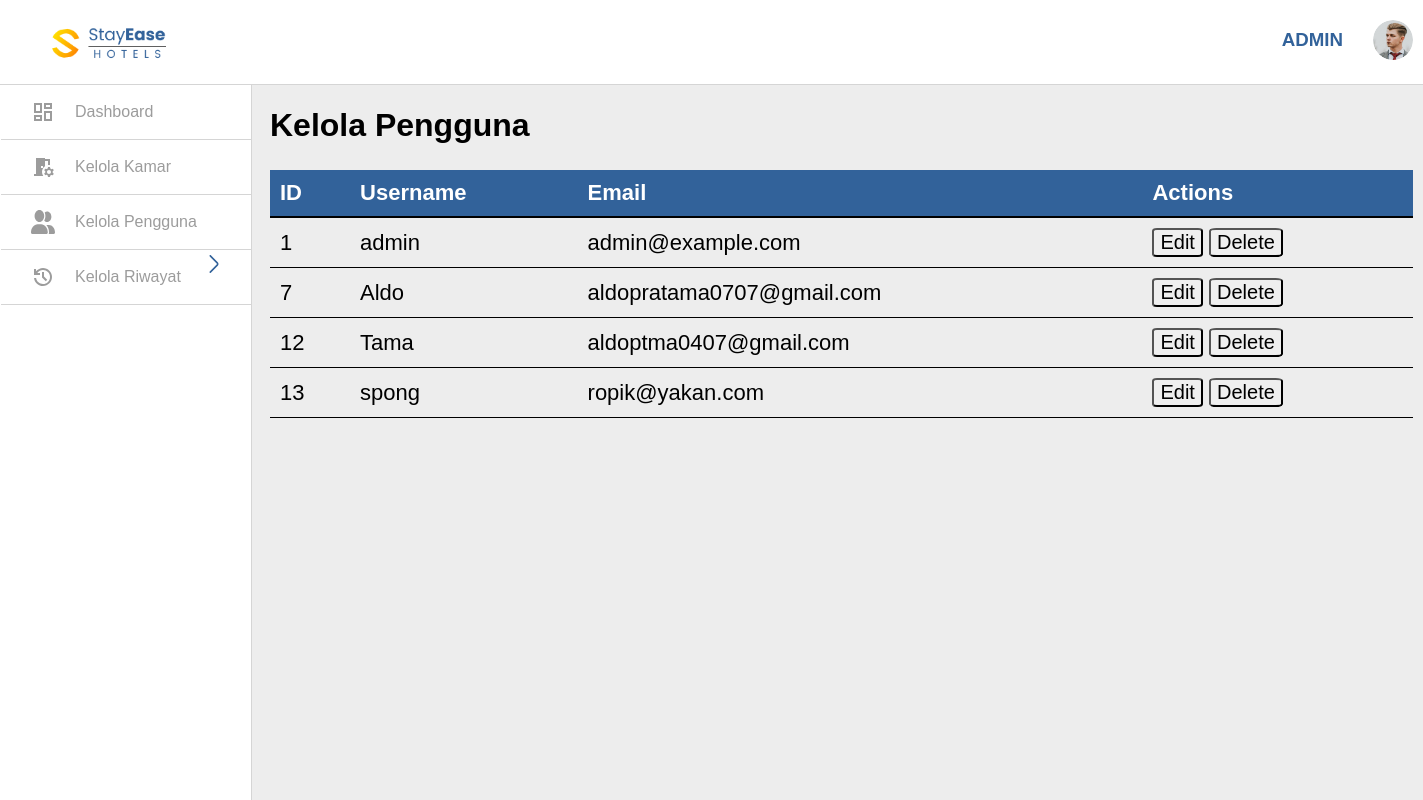
Page /php/manage_users.php (signed in) on the committed database.
### tables this page shows
CREATE TABLE `users` (
  `id` int(11) NOT NULL,
  `first_name` varchar(50) NOT NULL,
  `last_name` varchar(50) NOT NULL,
  `username` varchar(50) NOT NULL,
  `mobile_phone` varchar(20) NOT NULL,
  `email` varchar(100) NOT NULL,
  `birth_date` date NOT NULL,
  `password` varchar(255) NOT NULL,
  `is_admin` tinyint(1) DEFAULT 0
);

### php/manage_users.php (the view, shortened to what this page needs)
<?php
include('Koneksi.php');
$users = $conn->query("SELECT * FROM users");
?>
<!DOCTYPE html>
<html lang="en">
<head>
<link rel="stylesheet" type="text/css" href="../CSS/manage_users.css">
</head>
<body>
    <header>
        <nav>
            <img src="../IMG/Logo.png" alt="Logo">
            <ul>
                <li><h3>ADMIN</h3></li>
                <li><img src="../IMG/Photo by Grigore Ricky.png" alt="Profile Picture" class="profile-pic"></li>
            </ul>
        </nav>
    </header>
    <div class="sidebar">
        <a href="dashboard.php"><img src="../IMG/material-symbols_dashboard-outline.svg" alt="Dashboard">Dashboard</a>
        <a href="manage_room.php"><img src="../IMG/ic_baseline-room-preferences.svg" alt="Rooms">Kelola Kamar</a>
        <a href="manage_users.php"><img src="../IMG/fa6-solid_user-group.svg" alt="Users">Kelola Pengguna<img src="../IMG/oui_arrow-up.svg" alt="" class="arrow"></a>
        <a href="manage_history.php"><img src="../IMG/material-symbols_history.svg" alt="History">Kelola Riwayat</a>
    </div>
    <main>
        <h2>Kelola Pengguna</h2>
        <table>
            <tr>
                <th>ID</th>
                <th>Username</th>
                <th>Email</th>
                <th>Actions</th>
            </tr>
            <?php while($row = $users->fetch_assoc()): ?>
            <tr>
                <td><?php echo $row['id']; ?></td>
                <td><?php echo $row['username']; ?></td>
                <td><?php echo $row['email']; ?></td>
                <td>
                    <a href="edit_user.php?id=<?php echo $row['id']; ?>"><button>Edit</button></a>
                    <button onclick="confirmDelete(<?php echo $row['id']; ?>)">Delete</button>
                </td>
            </tr>
            <?php endwhile; ?>
        </table>
    </main>
</body>
</html>

### CSS/manage_users.css (style rules this page uses)
body { font-family: Arial, sans-serif; margin: 0; padding: 0; background-color: #EDEDED; display: flex; }
header { background-color: #ffffff; border-bottom: 1px solid #D5D5D5; padding: 10px 20px; box-shadow: 0 4px 5%; color: #32629A; width: 100%; position: fixed; top: 0; z-index: 1; }
nav { display: flex; justify-content: space-between; align-items: center; }
nav img { padding: 10px 30px; height: 40px; }
nav ul { list-style: none; margin: 0; padding: 0; display: flex; }
nav ul li:last-child { margin-right: 0; margin-left: auto; }
.profile-pic { border-radius: 50%; height: 40px; width: 40px; }
.sidebar { background-color: #ffffff; width: 250px; position: fixed; top: 85px; bottom: 0; border-left: 1px solid #ffffff; border-right: 1px solid #D5D5D5; box-shadow: 0 20px 10% rgba(0, 0, 0, 0.1); color: #9C9C9C; }
.sidebar a { display: flex; align-items: center; padding: 15px 30px; text-decoration: none; color: #9C9C9C; border-bottom: 1px solid #D5D5D5; transition: background-color 0.3s; }
.sidebar a img { margin-right: 20px; height: 24px; width: 24px; }
.sidebar img.arrow { width: 24px; position: absolute; top: 25%; right: 5px; transform: translateY(-50%); }
main { margin-left: 250px; padding: 20px; padding-top: 80px; }
h2 { color: #000000; font-size: 32px; }
table { width: 180%; border-collapse: collapse; margin-top: 20px; font-size: 22px; }
th { background-color: #32629A; color: #ffffff; border-bottom: 2px solid #000000; padding: 10px; text-align: left; }
td { border-bottom: 1px solid #000000; padding: 10px; }
a button { font-size: 20px; border-radius: 10%; }
tr button { font-size: 20px; border-radius: 10%; }

### rows in the picture
users: id "1", username "admin", email "admin@example.com"
users: id "7", username "Aldo", email "aldopratama0707@gmail.com"
users: id "12", username "Tama", email "aldoptma0407@gmail.com"
users: id "13", username "spong", email "ropik@yakan.com"
